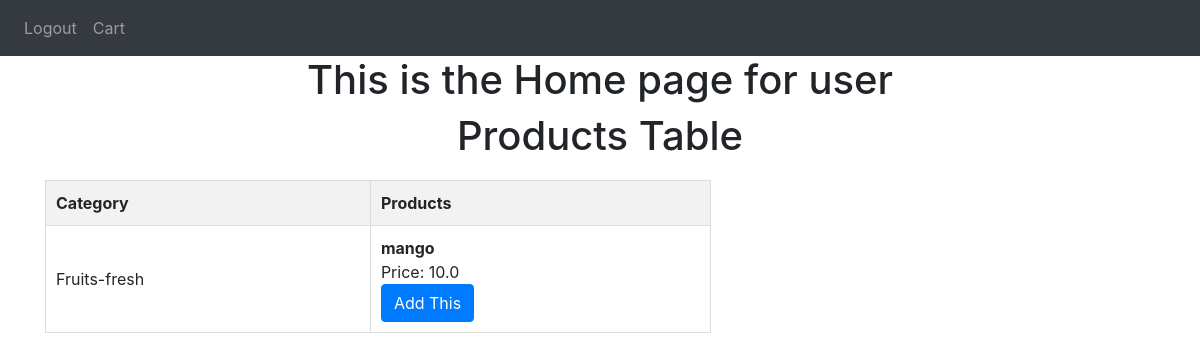
The app's page /userhome/3, older data.
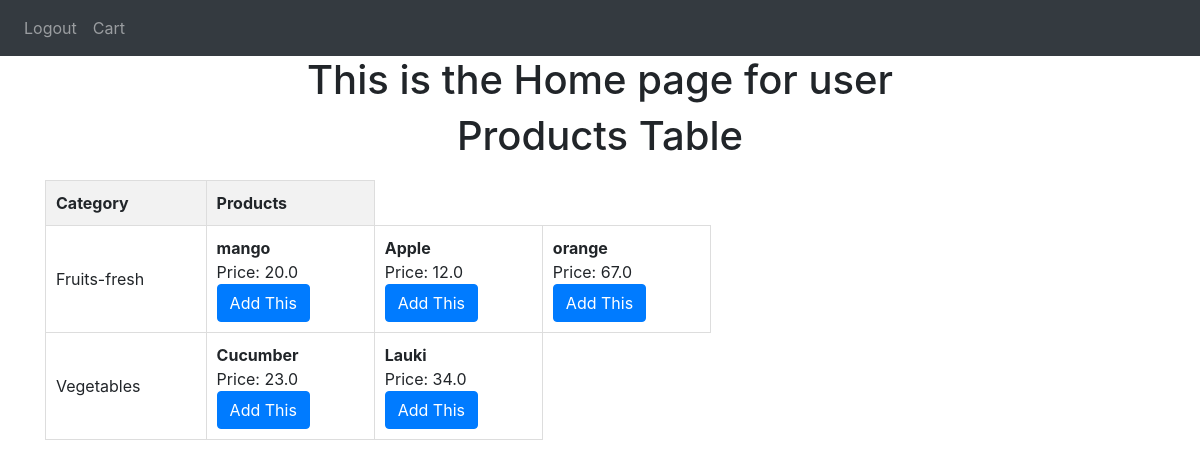
The same page, newer data.
### GroceryWebapp/models.py (models this page shows)
class Categories(db.Model,UserMixin):
    id=db.Column(db.Integer,primary_key=True)
    cat_name=db.Column(db.String(150),unique=True,nullable=False)
    products = db.relationship('Products', backref='category')

class Products(db.Model,UserMixin):
    id=db.Column(db.Integer,primary_key=True)
    product_name=db.Column(db.String(150),unique=True,nullable=False)
    manufacture=db.Column(db.String(150))
    expiry=db.Column(db.String(150))
    p_per_u=db.Column(db.Float,nullable=False)
    c_id = db.Column(db.Integer, db.ForeignKey("categories.id") ,nullable = False)

### GroceryWebapp/main.py (the view)
@main.route('/userhome/<int:userid>')
def userhome(userid):
    categories = Categories.query.all()
    for category in categories:
        category.products = Products.query.filter_by(c_id=category.id).all()
    return render_template('home_user.html', categories=categories,userid=userid)

### GroceryWebapp/templates/home_user.html (shortened to what this page needs)
{% extends "base.html" %} {% block head %} {{ super() }}
{% endblock %}
{% block nav %}
<nav class="navbar navbar-expand-lg navbar-dark bg-dark">
  <div class="collapse navbar-collapse" id="navbar">
    <div class="navbar-nav">
      <a class="nav-item nav-link" id="home" href="/">Logout</a>
      <a class="nav-item nav-link" id="home" href="{{url_for('main.usercart', userid=userid)}}">Cart</a>
    </div>
  </div>
</nav>
{% endblock %}
{% block content %}
<h1>This is the Home page for user</h1>
<!DOCTYPE html>
<html>
<head>
</head>
<body>
    <h1>Products Table</h1>
    <table>
        <tr>
            <th>Category</th>
            <th>Products</th>
        </tr>
        {% for category in categories %}
        <tr>
            <td>{{ category.cat_name }}</td>
            {% for product in category.products %}
            <td>
                <b>{{ product.product_name }}</b><br>
                Price: {{ product.p_per_u }}<br>
                <a href="{{url_for('main.addtocart', product_id=product.id,userid=userid)}}" class="btn btn-primary">Add This</a>
            </td>
            {% endfor %}
        </tr>
        {% endfor %}
    </table>
</body>
</html>
{% endblock %}

### GroceryWebapp/templates/base.html (shortened to what this page needs)
<!DOCTYPE html>
<html>
<head>{% block head %}
  <link rel="stylesheet" href="https://stackpath.bootstrapcdn.com/bootstrap/4.4.1/css/bootstrap.min.css"
 />
  <link rel="stylesheet" href="https://stackpath.bootstrapcdn.com/font-awesome/4.7.0/css/font-awesome.min.css"
 />
  {% endblock %}
</head>
<body>
  {% block nav %}{% endblock %}
  <div class="container">
    {% block content %}
    {% endblock %}
  </div>
</body>

### GroceryWebapp/templates/home_user.html (style rules this page uses)
h1 { text-align: center; }
table { width: 60%; border-collapse: collapse; margin-top: 20px; }
th, td { border: 1px solid #ddd; padding: 10px; text-align: left; }
th { background-color: #f2f2f2; }

Row changes from the older to the newer data that the page shows:
changed Products "mango": p_per_u "10.0" → "20.0"
added Products: product_name "Apple", p_per_u "12.0", shown under Categories "Fruits-fresh"
added Products: product_name "orange", p_per_u "67.0", shown under Categories "Fruits-fresh"
added Categories: cat_name "Vegetables"
added Products: product_name "Cucumber", p_per_u "23.0", shown under "Vegetables"
added Products: product_name "Lauki", p_per_u "34.0", shown under "Vegetables"
